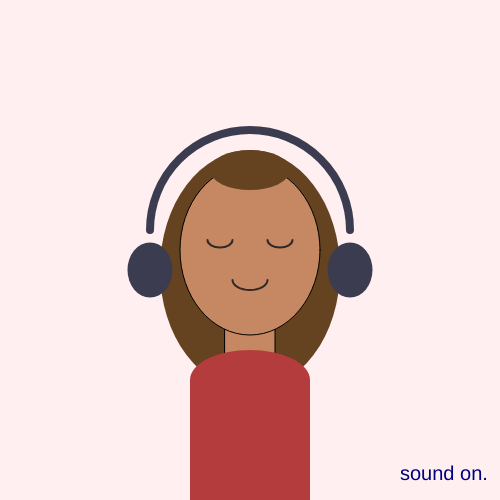
Frame 1 (no input)
Frame 2 (the mouse pressed at the canvas centre, redrawn once): identical to frame 1, image omitted

The p5.js sketch that drew this single still picture (run headless with seeded random() and noise() and a simulated clock; the mouse was pressed at the canvas centre and the sketch redrawn once):

// p5.js sketch
// ── sketch.js
/* 
Shaila Batish 
batish.s@northeastern.edu
ARTG2262
Lab 06, Assignment 3 
Title "Sound On"
*/
function setup() {
  createCanvas(500, 500);
  noLoop(); //only runs "draw" command once
}
function draw() {
  
  //sets background color to pink
  background(255, 239, 241);
  
  //title of composition in lower right corner
  textSize(20);
  fill('navy');
  text ("sound on.", 400,480 )
  
  //centers drawing to the canvas using predefined variables
  translate(width / 2, height / 2);
  
  // Hair (large oval behind head)
  fill(101, 67, 33);
  noStroke();
  ellipse(0, 20, 180, 240);
  
  // Headphone band
  stroke(60, 60, 80);
  strokeWeight(8);
  noFill();
  arc(0, -20, 200, 200, PI, TWO_PI);
  
  // Left ear cup
  fill(60, 60, 80);
  noStroke();
  ellipse(-100, 20, 45, 55);
  
  // Right ear cup
  ellipse(100, 20, 45, 55);
   
  // Neck 
   stroke(0);
  strokeWeight(1);
   fill(198, 136, 99);
  rect(-25, 75, 50, 40);
  
  
  // Head (oval)
 
  fill(198, 136, 99);
  ellipse(0, 0, 140, 170);
  

  // Shirt (red)
  noStroke()
;  fill(180, 60, 60);
  // Rounded top for shirt neckline
  arc(0, 130, 120, 60, PI, TWO_PI);
  rect(-60, 130, 120, 120);
  
  
  // Left closed eye (curved line)
  stroke(50, 40, 40);
  strokeWeight(2);
  noFill();
  arc(-30, -10, 25, 15, 0, PI);
  
  // Right closed eye (curved line)
  arc(30, -10, 25, 15, 0, PI);
  
  // Mouth (curve)
  arc(0, 30, 35, 20, 0, PI);
  
  //bangs
  fill(101, 67, 33);
  noStroke();
  ellipse(0, -80, 80, 40);
 
}
